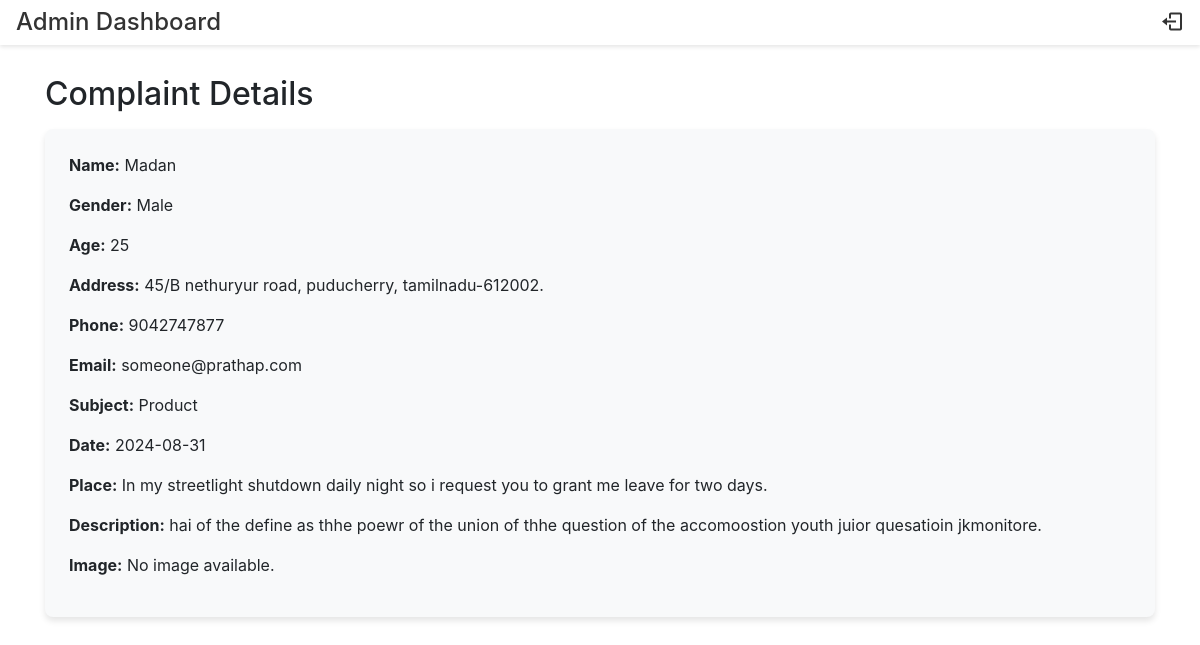
/Complaint-system-management-main/complaint_details.php?id=2 (signed in), run on the app's committed database.
### tables this page shows
CREATE TABLE `complaints` (
  `id` int(11) NOT NULL,
  `name` varchar(255) NOT NULL,
  `gender` varchar(50) NOT NULL,
  `age` int(11) NOT NULL,
  `address` text NOT NULL,
  `phone` varchar(20) NOT NULL,
  `email` varchar(255) NOT NULL,
  `subject` varchar(50) NOT NULL,
  `date` date NOT NULL,
  `place` text NOT NULL,
  `description` text NOT NULL,
  `image_path` varchar(255) DEFAULT 'none',
  `viewed` tinyint(1) DEFAULT 0
);

### Complaint-system-management-main/complaint_details.php (the view, shortened to what this page needs)
<?php
include 'header.php';
if (isset($_GET['id'])) {
    $id = intval($_GET['id']);
    $servername = "localhost";
    $username = "root";
    $password = "";
    $dbname = "complaint_db";
    $conn = new mysqli($servername, $username, $password, $dbname);
    $sql = "SELECT * FROM complaints WHERE id = ?";
    $stmt = $conn->prepare($sql);
    $stmt->bind_param("i", $id);
    $stmt->execute();
    $result = $stmt->get_result();
    $complaint = $result->fetch_assoc();
} else {
    echo "Invalid request.";
    exit;
}
?>
<!DOCTYPE html>
<html lang="en">
<head>
    <link href="https://stackpath.bootstrapcdn.com/bootstrap/4.5.2/css/bootstrap.min.css" rel="stylesheet">
    <link href="https://cdn.jsdelivr.net/npm/aos@2.3.1/dist/aos.css" rel="stylesheet">
</head>
<body>
    <div class="container">
        <h2 data-aos="fade-down">Complaint Details</h2>
        <?php if ($complaint): ?>
            <div class="complaint-detail" data-aos="fade-up" data-aos-delay="100">
                <p><strong>Name:</strong> <?php echo htmlspecialchars($complaint['name']); ?></p>
                <p><strong>Gender:</strong> <?php echo htmlspecialchars($complaint['gender']); ?></p>
                <p><strong>Age:</strong> <?php echo htmlspecialchars($complaint['age']); ?></p>
                <p><strong>Address:</strong> <?php echo htmlspecialchars($complaint['address']); ?></p>
                <p><strong>Phone:</strong> <?php echo htmlspecialchars($complaint['phone']); ?></p>
                <p><strong>Email:</strong> <?php echo htmlspecialchars($complaint['email']); ?></p>
                <p><strong>Subject:</strong> <?php echo htmlspecialchars($complaint['subject']); ?></p>
                <p><strong>Date:</strong> <?php echo htmlspecialchars($complaint['date']); ?></p>
                <p><strong>Place:</strong> <?php echo htmlspecialchars($complaint['place']); ?></p>
                <p><strong>Description:</strong> <?php echo htmlspecialchars($complaint['description']); ?></p>
                <?php if (!empty($complaint['image_path']) && $complaint['image_path'] != 'none'): ?>
                    <p><strong>Image:</strong> <a href="<?php echo htmlspecialchars($complaint['image_path']); ?>" target="_blank">View Image</a></p>
                <?php else: ?>
                    <p><strong>Image:</strong> No image available.</p>
                <?php endif; ?>
            </div>
        <?php else: ?>
            <p data-aos="fade-up" data-aos-delay="200">Complaint not found.</p>
        <?php endif; ?>
    </div>
</body>
</html>

### Complaint-system-management-main/complaint_details.php (style rules this page uses)
.complaint-detail { background-color: #f8f9fa; padding: 1.5rem; border-radius: 8px; box-shadow: 0 4px 6px rgba(0, 0, 0, 0.1); }
h2 { margin-top: 30px; margin-bottom: 1rem; }

### data on the page
complaints: name "Madan", gender "Male", age "25", address "45/B nethuryur road, puducherry, tamilnadu-612002.", phone "9042747877", email "someone@prathap.com", subject "Product", date "2024-08-31", place "In my streetlight shutdown daily night so i request you to grant me leave for two days.", description "hai of the define as thhe poewr of the union of thhe question of the accomoostion youth juior quesatioin jkmonitore."
